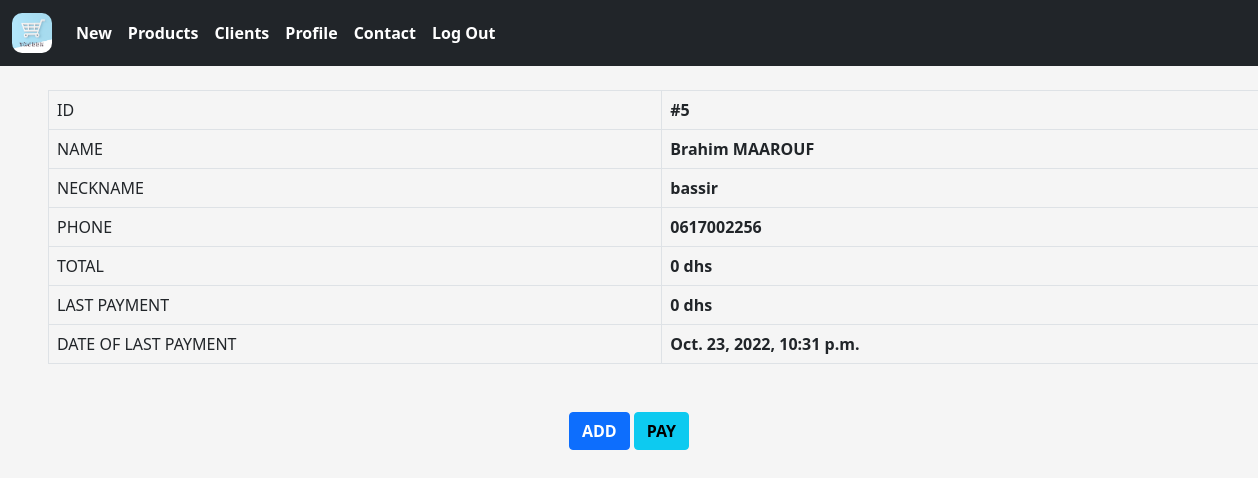
The app's page /5/detail (signed in) with its own data.
### first_app/models.py (models this page shows, shortened)
class Client(models.Model):
    client_id = models.AutoField(primary_key=True)
    client_photo = models.ImageField(
        max_length=100, upload_to="photos/", default="user.png"
    )
    client_name = models.CharField(max_length=50, unique=True)
    client_neckname = models.CharField(max_length=50, default="", blank=True)
    client_phone = models.CharField(max_length=15, null=True, blank=True)
    client_total = models.BigIntegerField(default=0)
    client_last_payment = models.BigIntegerField(default=0)
    client_last_payment_date = models.DateTimeField(auto_now_add=True)
    client_last_operation = models.DateTimeField(auto_now_add=True)

### first_app/views.py (the view)
# urls.py: path("<int:id>/detail", views.detail, name="detail"),
@login_required
def detail(req, id):
    client = Client.objects.get(client_id=id)
    return render(req, "detail.html", {"item": client})

### first_app/templates/detail.html
<body class="text-center">
    {% extends './base.html' %}
    {% block navbar %}
    <table class="table table-bordered mt-4 mx-5">
        <tr>
            <td>ID</td>
            <td><b>#{{item.client_id}}</b></td>
        </tr>
        <tr>
            <td>NAME</td>
            <td><b>{{item.client_name}}</b></td>
        </tr>
        <tr>
            <td>NECKNAME</td>
            <td><b>{{item.client_neckname}}</b></td>
        </tr>
        <tr>
            <td>PHONE</td>
            <td><b>{{item.client_phone}}</b></td>
        </tr>
        <tr>
            <td>TOTAL</td>
            <td><b>{{item.client_total}} dhs</b></td>
        </tr>
        <tr>
            <td>LAST PAYMENT</td>
            <td><b>{{item.client_last_payment}} dhs</b></td>
        </tr>
        <tr>
            <td>DATE OF LAST PAYMENT</td>
            <td><b>{{item.client_last_payment_date}}</b></td>
        </tr>
    </table>
    <div class="align-items-center mt-5">
        <button id="b_add" class="btn btn-primary" type="button"><b>ADD</b></button>
        <button id="b_pay" class="btn btn-info" type="button"><b>PAY</b></button>
    </div>
</body>
{% endblock navbar %}

### first_app/templates/base.html (style rules this page uses)
body { background-color: whitesmoke; }

### records on screen
Client: client_id "5", client_name "Brahim MAAROUF", client_neckname "bassir", client_phone "0617002256", client_total "0", client_last_payment "0", client_last_payment_date "Oct. 23, 2022, 10:31 p.m."
